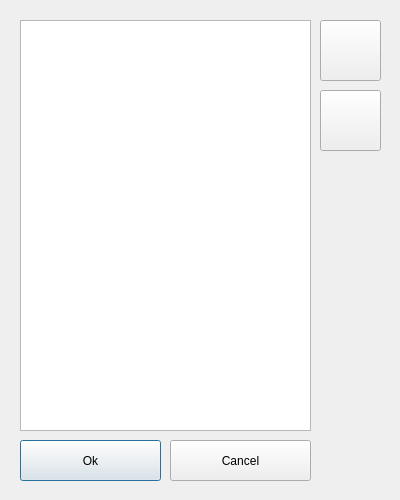
<?xml version="1.0" encoding="UTF-8"?>
<ui version="4.0">
 <class>RoomOrderer</class>
 <widget class="QDialog" name="RoomOrderer">
  <property name="windowModality">
   <enum>Qt::ApplicationModal</enum>
  </property>
  <property name="geometry">
   <rect>
    <x>0</x>
    <y>0</y>
    <width>400</width>
    <height>500</height>
   </rect>
  </property>
  <property name="minimumSize">
   <size>
    <width>400</width>
    <height>500</height>
   </size>
  </property>
  <property name="maximumSize">
   <size>
    <width>400</width>
    <height>500</height>
   </size>
  </property>
  <property name="windowTitle">
   <string>Change room order</string>
  </property>
  <property name="windowIcon">
   <iconset resource="resources.qrc">
    <normaloff>:/icons/room_order</normaloff>:/icons/room_order</iconset>
  </property>
  <widget class="QListWidget" name="lstRooms">
   <property name="geometry">
    <rect>
     <x>20</x>
     <y>20</y>
     <width>291</width>
     <height>411</height>
    </rect>
   </property>
   <property name="iconSize">
    <size>
     <width>24</width>
     <height>24</height>
    </size>
   </property>
  </widget>
  <widget class="QPushButton" name="btnOk">
   <property name="geometry">
    <rect>
     <x>20</x>
     <y>440</y>
     <width>141</width>
     <height>41</height>
    </rect>
   </property>
   <property name="text">
    <string>Ok</string>
   </property>
   <property name="icon">
    <iconset resource="resources.qrc">
     <normaloff>:/icons/ok</normaloff>:/icons/ok</iconset>
   </property>
  </widget>
  <widget class="QPushButton" name="btnCancel">
   <property name="geometry">
    <rect>
     <x>170</x>
     <y>440</y>
     <width>141</width>
     <height>41</height>
    </rect>
   </property>
   <property name="text">
    <string>Cancel</string>
   </property>
   <property name="icon">
    <iconset resource="resources.qrc">
     <normaloff>:/icons/cancel</normaloff>:/icons/cancel</iconset>
   </property>
  </widget>
  <widget class="QPushButton" name="btnUp">
   <property name="geometry">
    <rect>
     <x>320</x>
     <y>20</y>
     <width>61</width>
     <height>61</height>
    </rect>
   </property>
   <property name="text">
    <string/>
   </property>
   <property name="icon">
    <iconset resource="resources.qrc">
     <normaloff>:/icons/arrow_up32</normaloff>:/icons/arrow_up32</iconset>
   </property>
   <property name="iconSize">
    <size>
     <width>32</width>
     <height>32</height>
    </size>
   </property>
  </widget>
  <widget class="QPushButton" name="btnDown">
   <property name="geometry">
    <rect>
     <x>320</x>
     <y>90</y>
     <width>61</width>
     <height>61</height>
    </rect>
   </property>
   <property name="text">
    <string/>
   </property>
   <property name="icon">
    <iconset resource="resources.qrc">
     <normaloff>:/icons/arrow_down32</normaloff>:/icons/arrow_down32</iconset>
   </property>
   <property name="iconSize">
    <size>
     <width>32</width>
     <height>32</height>
    </size>
   </property>
  </widget>
 </widget>
 <resources>
  <include location="resources.qrc"/>
 </resources>
 <connections/>
</ui>
